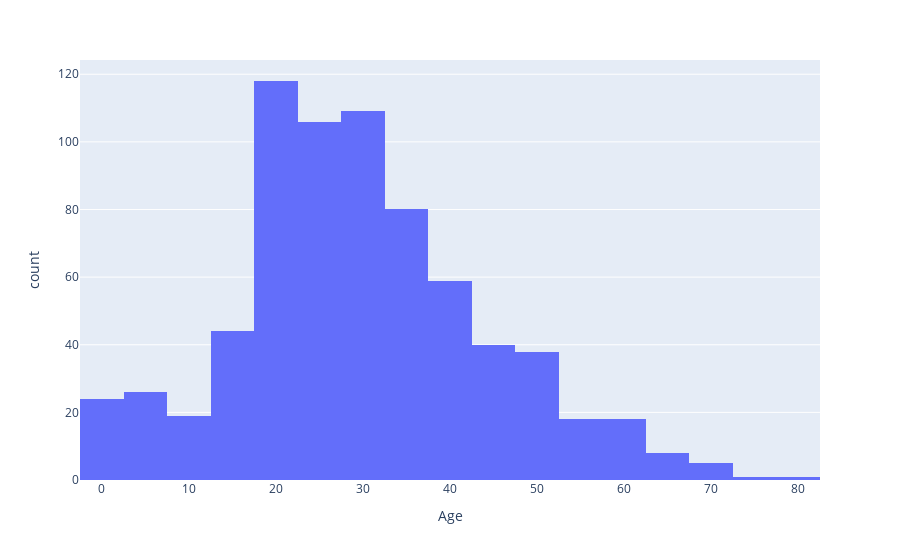

Notebook cell for this chart:
### Markdown cell above
1. Show the age distribution in the data using a histogram.

### Code cell
fig = px.histogram(df, x="Age", nbins=20)
fig.show()

### Figure 1 — Plotly figure (JSON) as saved in the notebook; plotly's stock layout.template omitted (floating-point values rounded to 4 significant figures; data arrays with more than 128 entries replaced by an {"elided": "..."} marker saying what was removed)
{"data": [{"alignmentgroup": "True", "bingroup": "x", "hovertemplate": "Age=%{x}<br>count=%{y}<extra></extra>", "legendgroup": "", "marker": {"color": "#636efa", "pattern": {"shape": ""}}, "name": "", "nbinsx": 20, "offsetgroup": "", "orientation": "v", "showlegend": false, "type": "histogram", "x": {"elided": "891 float values"}, "xaxis": "x", "yaxis": "y"}], "layout": {"barmode": "relative", "legend": {"tracegroupgap": 0}, "margin": {"t": 60}, "xaxis": {"anchor": "y", "domain": [0, 1], "title": {"text": "Age"}}, "yaxis": {"anchor": "x", "domain": [0, 1], "title": {"text": "count"}}}}
